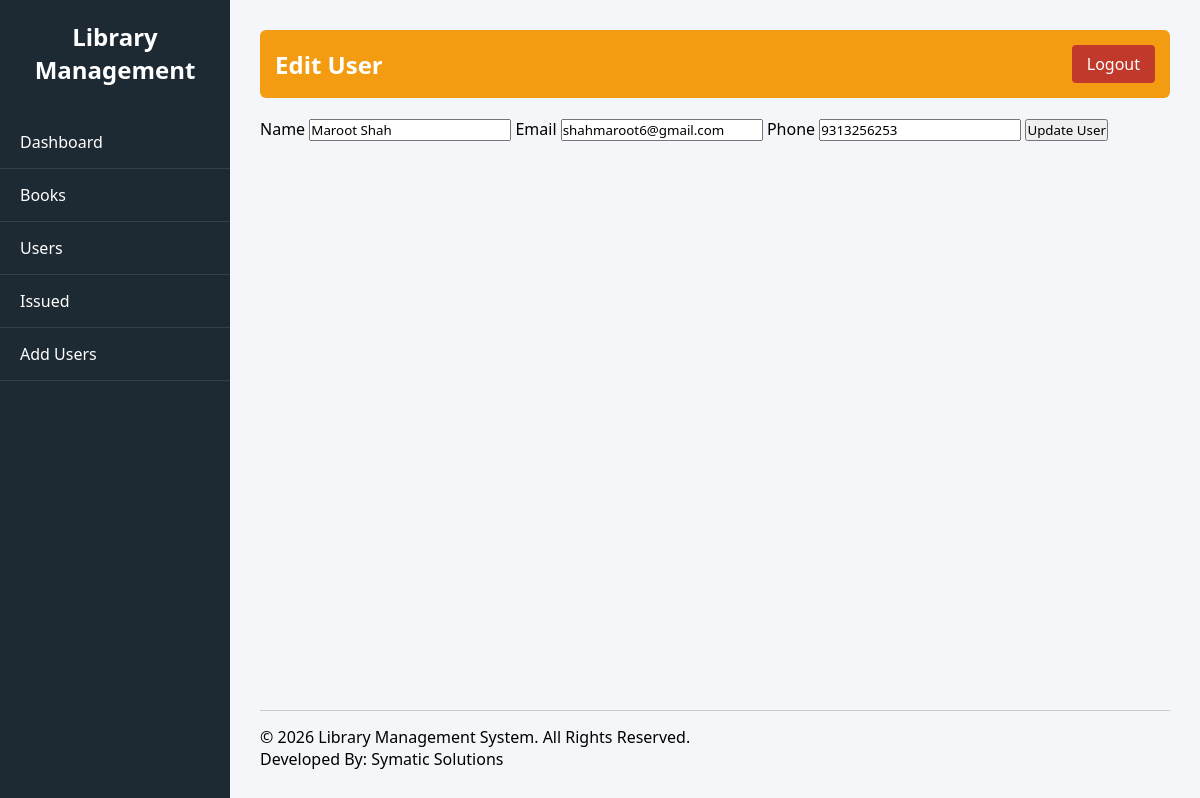
The app's page /editstudent.php?id=34 (signed in) with its own data.
### tables this page shows
CREATE TABLE `users` (
  `id` int(11) NOT NULL,
  `name` varchar(100) NOT NULL,
  `email` varchar(150) NOT NULL,
  `password_hash` varchar(255) NOT NULL,
  `role` enum('admin','student') NOT NULL DEFAULT 'admin',
  `created_at` timestamp NOT NULL DEFAULT current_timestamp()
);

CREATE TABLE `students` (
  `id` int(11) NOT NULL,
  `stu_id` int(11) NOT NULL,
  `phone` varchar(20) NOT NULL,
  `class` varchar(50) DEFAULT NULL,
  `created_at` timestamp NOT NULL DEFAULT current_timestamp()
);

### public/editstudent.php (the view, shortened to what this page needs)
<?php
require_once('../app/config/config.php');
$msg = "";
$id = (int)$_GET['id'];
$query = "SELECT users.id, users.name, users.email, students.phone,users.role
          FROM users
          LEFT JOIN students ON users.id = students.stu_id
          WHERE users.id=$id
          LIMIT 1";
$result = mysqli_query($conn, $query);
$row = mysqli_fetch_assoc($result);
?>
<?php if($row['role'] == 'admin'){ ?>
<!DOCTYPE html>
<html>
<head>
    <title>Edit Student</title>
    <link rel="stylesheet" href="../assests/css/style.css">
</head>
<body class="dashboard-page">
<div class="dashboard">
    <?php include('../includes/sidebar.php'); ?>
    <div class="main">
        <div class="topbar">
            <h2>Edit User</h2>
            <a class="logout" href="../public/logout.php">Logout</a>
        </div>
        <div class="form-box">
            <?php if($msg != ""){ ?>
                <p class="error"><?php echo $msg; ?></p>
            <?php } ?>
            <form method="POST">
                <label>Name</label>
                <input type="text" name="name" value="<?php echo $row['name']; ?>" required>
                <label>Email</label>
                <input type="email" name="email" value="<?php echo $row['email']; ?>" required>
                <button type="submit">Update Student</button>
            </form>
        </div>
        <?php include('../includes/footer.php'); ?>
    </div>
</div>
</body>
</html>
<?php }else{ ?>
<!DOCTYPE html>
<html>
<head>
    <link rel="stylesheet" href="../assests/css/style.css">
</head>
<body class="dashboard-page">
<div class="dashboard">
    <?php include('../includes/sidebar.php'); ?>
    <div class="main">
        <div class="topbar">
            <h2>Edit User</h2>
            <a class="logout" href="../public/logout.php">Logout</a>
        </div>
        <div class="form-box">
            <form method="POST">
                <label>Name</label>
                <input type="text" name="name" value="<?php echo $row['name']; ?>" required>
                <label>Email</label>
                <input type="email" name="email" value="<?php echo $row['email']; ?>" required>
                <label>Phone</label>
                <input type="text" name="phone" value="<?php echo $row['phone']; ?>" required>
                <button type="submit">Update User</button>
            </form>
        </div>
        <?php include('../includes/footer.php'); ?>
    </div>
</div>
</body>
</html>
<?php } ?>

### assests/css/style.css (style rules this page uses)
* { margin:0; padding:0; box-sizing:border-box; font-family:'Segoe UI', sans-serif; }
body.dashboard-page { margin:0; background:#f4f6f9; font-family:Arial, Helvetica, sans-serif; }
.dashboard { display:flex; min-height:100vh; }
.main { flex:1; padding:30px; display:flex; min-height:100vh; flex-direction:column; }
.topbar { color:#fff; display:flex; padding:15px; border-radius:6px; align-items:center; margin-bottom:20px; justify-content:space-between; background:#f39c12; }
.logout { color:white; padding:8px 15px; border-radius:4px; text-decoration:none; background:#c0392b; }

### records on screen
users: name "Maroot Shah", email "shahmaroot6@gmail.com", phone "9313256253"
